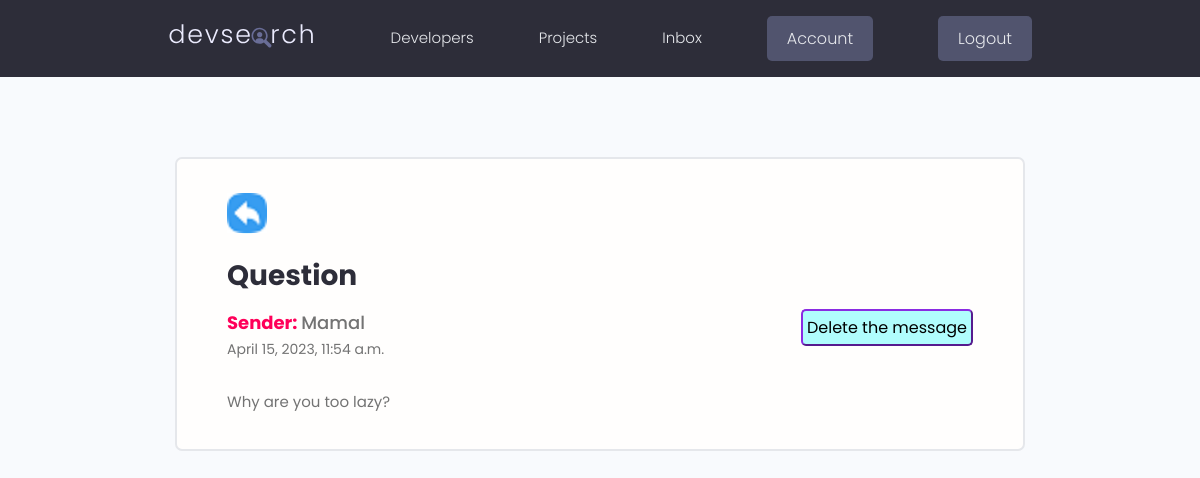
The app's page /inbox/ea4a9af4-2f36-4fe4-b157-44ce819aadde (signed in) with its own data.
### users/models.py (models this page shows, shortened)
class Message(models.Model):
    sender=models.ForeignKey(Profile,on_delete=models.SET_NULL,null=True,blank=True)
    recipient=models.ForeignKey(Profile,on_delete=models.SET_NULL,null=True,blank=True , related_name="messages")
    name=models.CharField(max_length=200,null=True,blank=True)
    email=models.EmailField(max_length=200,null=True,blank=True)
    subject=models.CharField(max_length=200,null=True,blank=True)
    body=models.TextField()
    is_read=models.BooleanField(default=False,null=True)
    date_of_read=models.DateTimeField(blank=True,null=True)
    created=models.DateTimeField(auto_now_add=True)
    id=models.UUIDField(default=uuid.uuid4,unique=True,primary_key=True,editable=False)
    class Meta:
        ordering=['is_read' , '-created']

### users/views.py (the view)
# urls.py: path('inbox/<str:pk>', views.message , name="message"),
@login_required(login_url='login')
def message(request,pk):
    profile=request.user.profile
    Message=profile.messages.get(id=pk)
    Showing_first_read=True
    if Message.is_read == False:
        Message.is_read = True
        Showing_first_read=False
        Message.date_of_read=dt.datetime.now()
        Message.save()
    else:
        Showing_first_read=True
    content={'Message':Message , 'Showing_first_read':Showing_first_read }
    return render(request,'message.html',content)

### users/templates/message.html (shortened to what this page needs)
{% extends 'main.html' %}
{% load static %}
{% block content %}
  <main class="messagePage my-xl">
    <div class="content-box">
      <div class="message">
        <a class="backButton" href="{% url 'inbox' %}"><img src="{% static 'images/thumbnail/BackButton.png/' %}"></a>
        <h2 class="message__subject">{{Message.subject}}</h4>
          <button class="msg-btn" onclick=" deleteObject('{{Message.id}}' , '4')">Delete the message</button>
          {% if Message.sender %}
          <a href="{% url 'user_profile' Message.sender.username %}" class="message__author"><b class="col4">Sender: </b> {{Message.sender.name}}</a>
          {% else %}
          <p class="message__author"><b class="col6">Sender: </b> {{Message.name}}</p>
          {% endif %}
          <p class="message__date">{{Message.created}}</p>
          <div class="message__body">{{Message.body|linebreaksbr}}
          </div>
      </div>
    </div>
  </main>
{% endblock content %}

### static/css/app.css (style rules this page uses)
:root { --color-sub: #2d2d39; }
img { width: 100%; }
.content-box { width: 95%; max-width: 85rem; margin: 0 auto; }
.message { padding: 2.5rem 0; }
.message > a { display: flex; gap: 1rem; }
.message__author, .message__date { flex-basis: 25%; }
.message__subject { flex-basis: 50%; }
.message__date { text-align: right; }
.messagePage .message { list-style: none; background: var(--color-white); padding: 3.5rem 5rem; border: 2px solid var(--color-light); border-radius: 0.7rem; }
.messagePage .message__subject { font-size: 2.8rem; color: var(--color-sub); margin-bottom: 1rem; margin-top: 2rem; }
.messagePage .message__author { font-size: 1.8rem; font-weight: 500; }
.messagePage .message__date { font-size: 1.4rem; font-weight: 400; text-align: left; margin-bottom: 3rem; }
.backButton { background: var(--color-main-light); color: var(--color-main); width: 4rem; height: 4rem; display: flex; align-items: center; justify-content: center; border-radius: 50%; }
.col6 { color:rgb(255, 0, 89); }
.msg-btn { float:right; cursor: pointer; background-color: rgb(176, 253, 253); font-size: 16px; border-color: blueviolet; color: black; padding:4px; border-radius: 5px; }

### static/uikit/styles/modules/_variables.css (style rules this page uses)
:root { --color-main: #5aa5b9; --color-main-light: #e6faff; --color-sub: #3f4156; --color-sub-light: #51546e; --color-sub-lighter: #ededfd; --color-text: #737373; --color-gray: #8b8b8b; --color-light: #e5e7eb; --color-light-gray: #767676; --color-bg: #f8fafd; --color-white: #fffefd; --color-white-light: #f3f3f3; --color-success: #359e64; --color-success-bg: #def8e8; --color-error: #fc4b0b; --color-error-bg: #fff2ee; --font-base: 'Poppins', arial, helvetica, 'Segoe UI', roboto, ubuntu, sans-serif; --font-monospace: 'Fira Code', 'Courier New', courier, monospace; --font-regular: 300; --font-medium: 500; --font-bold: 700; --generic-shadow: 1px 1px 5px #00000010; --generic-transition: all 0.3s ease-in-out; }

### static/uikit/styles/modules/_base.css (style rules this page uses)
* { margin: 0; padding: 0; box-sizing: border-box; text-rendering: optimizeLegibility; color: inherit; font-size: inherit; }
html { font-size: 50%; }
@media only screen and (min-width: 480px) { html { font-size: 56.25%; } }
@media only screen and (min-width: 1200px) { html { font-size: 62.5%; } }
body { line-height: 1.6; font-weight: 400; font-size: 1.5rem; color: var(--color-text); background-color: var(--color-bg); min-height: 100vh; }

### static/uikit/styles/modules/_typography.css (style rules this page uses)
* { font-family: var(--font-base); }
h2 { font-size: 3.6rem; font-weight: var(--font-bold); }
p, span, strong { font-size: 1.6rem; color: var(--color-text); font-weight: var(--font-regular); }
a { padding-bottom: 2px; text-decoration: none; display: inline-block; color: var(--color-main); font-weight: var(--font-medium); }

### static/uikit/styles/modules/_utilities.css (style rules this page uses)
.my-xl { margin: 8rem auto; }

### records on screen
Message: subject "Question", name "Mamal", created "April 15, 2023, 11:54 a.m.", body "Why are you too lazy?"
